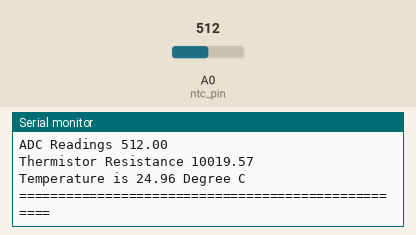
Recording of a sketch running on a simulated Arduino Uno, built with avr-gcc and run on an emulated ATmega328P. On the bench: the last lines printed to the serial monitor. The test bench sets the inputs (shaded band); at power-on: A0 (ntc_pin) = 512.

Above: at 1.2 s.
1.3 s: A0 (ntc_pin) set to 11
At 2.7 s:
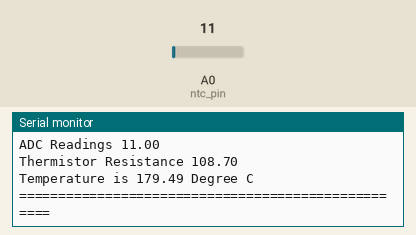
2.8 s: A0 (ntc_pin) set to 8
At 5.5 s:
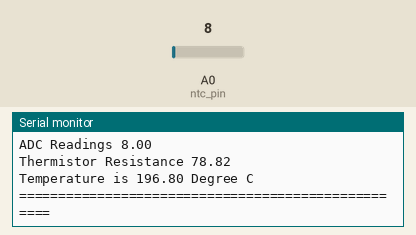
Timing chart, 0 to 7.0 s (numbered marks = the images above; inputs shaded):
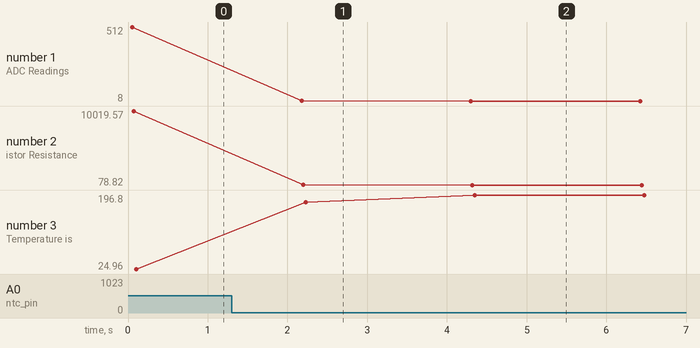

The sketch:

sketch_oct17a.ino
```cpp
#define ntc_pin A0
#define nominal_resistance 10000
#define nominal_temperature 25
#define beta 3950
#define sampling 5
#define Rref 10000
int samples=0;

void setup() {
  Serial.begin(9600);
  // put your setup code here, to run once:

}

void loop() {
  // put your main code here, to run repeatedly:
  uint8_t i;
  float average;
  samples=0;
  for (i=0;i<sampling;i++){
    samples+= analogRead(ntc_pin);
    delay(10);
  }
  average=0;
  average=samples/sampling;
  Serial.print("ADC Readings ");
  Serial.println(average);
  average= 1023/average -1;
  average= Rref/average;
  Serial.print("Thermistor Resistance ");
  Serial.println(average);
  float temperature;
  temperature= average/nominal_resistance;
  temperature=log(temperature);
  temperature/=beta;
  temperature+=1.0/(nominal_temperature +273.15);
  temperature=1.0/temperature;
  temperature-=273.15;
  Serial.print("Temperature is ");
  Serial.print(temperature);
  Serial.println(" Degree C ");
  Serial.println("===================================================");
  delay(2000);
}
```

Measured:
- after the input at 1.3 s, the serial monitor: prints a new line after 0.88 s (image 1)
- after the input at 2.8 s, the serial monitor: prints a new line after 1.5 s (image 2)
- plotted number 1: 512 → 11 after the input at 1.3 s, 11 → 8 after the input at 2.8 s
- plotted number 2: 10019.57 → 108.7 after the input at 1.3 s, 108.7 → 78.82 after the input at 2.8 s
- plotted number 3: 24.96 → 179.49 after the input at 1.3 s, 179.49 → 196.8 after the input at 2.8 s
